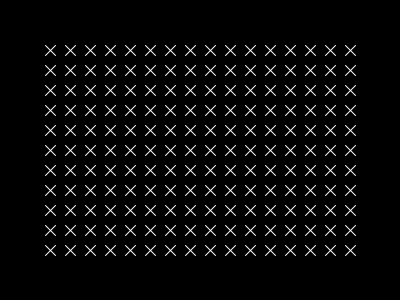
Frame 1 (no input)
Frame 60 (the mouse pressed at the canvas centre just before this capture): identical to frame 1, image omitted
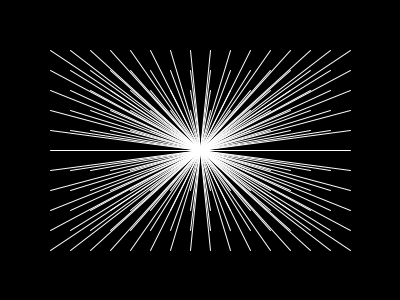
Frame 120 (the mouse held since frame 60 and released just before this capture)

The Processing sketch that drew these frames (run headless with seeded random() and noise(); from frame 60 on, the mouse is pressed at the canvas centre):

// Processing sketch: Repeat_Embedded
// ── Repeat_Embedded.pde
/**
 * Repeat: Embedded Iteration 
 * from Form+Code in Design, Art, and Architecture 
 * by Casey Reas, Chandler McWilliams, and LUST
 * Princeton Architectural Press, 2010
 * ISBN 9781568989372
 * 
 * This code was written for Processing 2+
 * Get Processing at http://www.processing.org/download
 */

int option = 1;
void setup() {
  size(400, 300);
  smooth();
  stroke(255);
  noFill();
}

void draw() {
  background(0);

  if (option == 1) {
    // Option 1: Stitches
    for (int x = 50; x <= width-50; x += 20) {
      for (int y = 50; y <= height-50; y+=20) {
        line(x-5, y-5, x+5, y+5);
        line(x+5, y-5, x-5, y+5);
      }
    }
  } 
  else if (option == 2) {
    // Option 2: Perspective
    for (int x = 50; x <= width-50; x += 20) {
      for (int y = 50; y <= height-50; y+=20) {
        line(x, y, width/2, height/2);
      }
    }
  } 
  else if (option == 3) {
    // Option 3: Overlapping circles
    for (int x = 50; x <= width-50; x += 20) {
      for (int y = 50; y <= height-50; y+=20) {
        ellipse(x, y, 40, 40);
      }
    }
  } 
  else if (option == 4) {
    // Option 4: Rotating arcs
    int count = 120;
    for (int x = 50; x <= width-50; x += 20) {
      for (int y = 50; y <= height-50; y+=20) {
        float s = map(count, 120, 0, 0, TWO_PI*2);
        arc(x, y, 14, 14, s, s + PI);
        count--;
      }
    }
  } 
  else if (option == 5) {
    // Option 5: Groups of five
    for (int x = 50; x < width-50; x += 20) {
      for (int y = 50; y < height-50; y+=20) {
        for (int i = 0; i < 16; i+=4) {
          line(x + i, y, x + i, y + 12);
        }
        line(x, y, x + 12, y + 12);
      }
    }
  }
}

void mousePressed() {
  option++;
  if (option > 5) {
    option = 1;
  }
}
